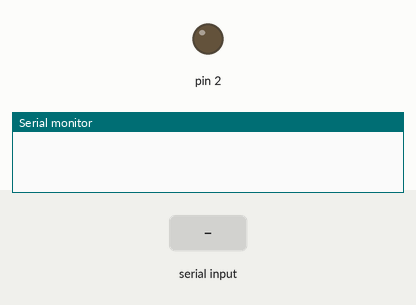
A sketch run on a simulated Arduino Uno, built with avr-gcc and run on an emulated ATmega328P. Parts: output pins drawn as LEDs (lit = HIGH), the last lines printed to the serial monitor. Inputs (shaded band) come from the test bench.

Above: at 1.2 s.
1.3 s: "1\n" received over Serial
At 2.2 s:
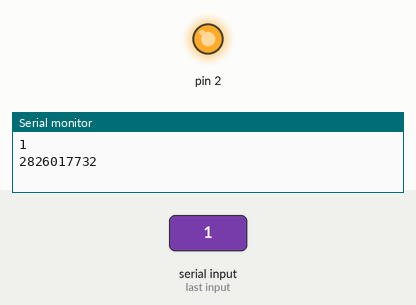
3.3 s: "0\n" received over Serial
At 4.9 s:
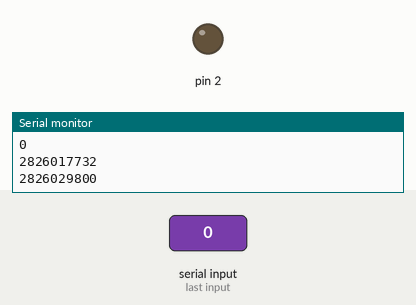
Timing chart, 0 to 6.4 s (numbered marks = the images above; inputs shaded):
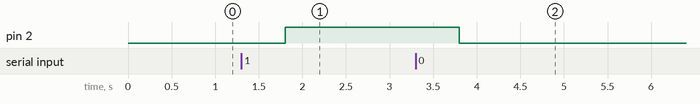

Measured:
- after the input at 1.3 s, pin 2: LOW → HIGH after 0.50 s
- after the input at 3.3 s, pin 2: HIGH → LOW after 0.50 s

The sketch:

Bluetooth_led_control.ino
```cpp
char data = 0;
void setup() {
Serial.begin(9600);
pinMode(2,OUTPUT);
}

void loop() {
  while(Serial.available()>0){

     data = Serial.read();
  Serial.println(data);
  delay(500);
    Serial.print('Data Found');
    if(data == '1'){
      Serial.print('Turning on the LED');
      digitalWrite(2,HIGH);
      }    else if(data == '0'){
      Serial.print('Turning on the LED');
      digitalWrite(2,LOW);
      }else{
        Serial.print('Data doesnot macth');
            Serial.print(data);
    Serial.print('\n');
        }

    }
}
```
